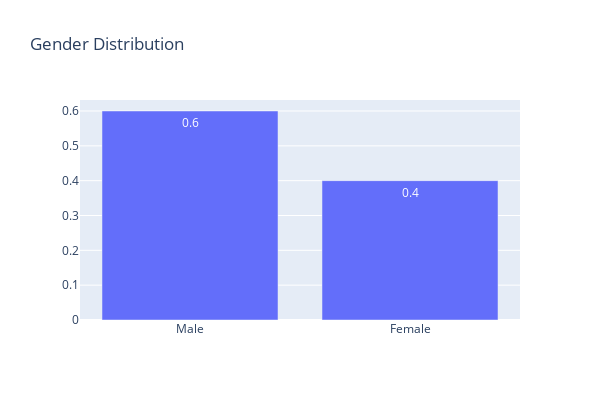

This figure's notebook cell:
### Code cell
data = [go.Bar(
            x=temp.index,
            y= np.round(temp.values/temp.values.sum(),2),
            text = np.round(temp.values/temp.values.sum(),2),
            textposition = 'auto',
    )]
layout = go.Layout(
    autosize=False,
    width=600,
    height=400,title = "Gender Distribution",
)

fig = go.Figure(data=data, layout=layout)
iplot(fig)
del temp

### Figure 1 — Plotly figure (JSON) as saved in the notebook; plotly's stock layout.template omitted (floating-point values rounded to 4 significant figures)
{"data": [{"text": [0.6, 0.4], "textposition": "auto", "type": "bar", "x": ["Male", "Female"], "y": [0.6, 0.4]}], "layout": {"autosize": false, "height": 400, "title": {"text": "Gender Distribution"}, "width": 600}}
